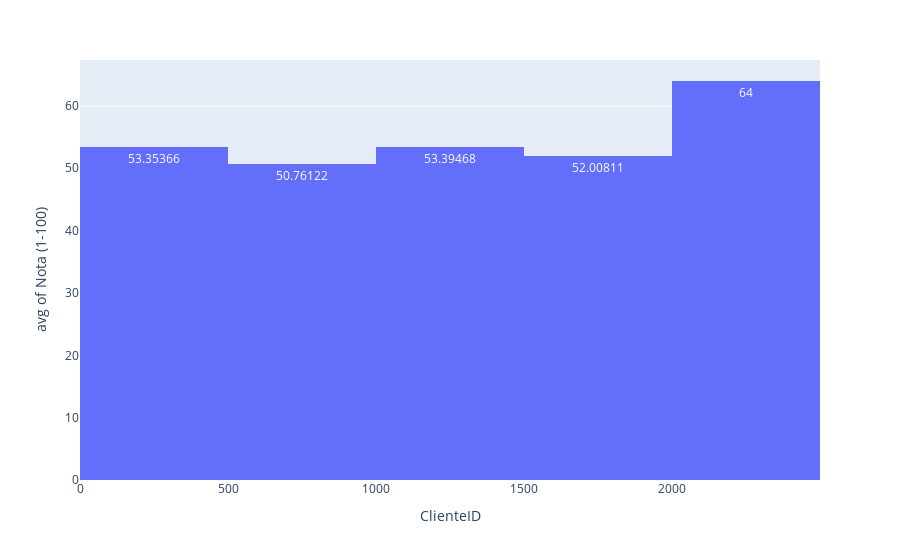
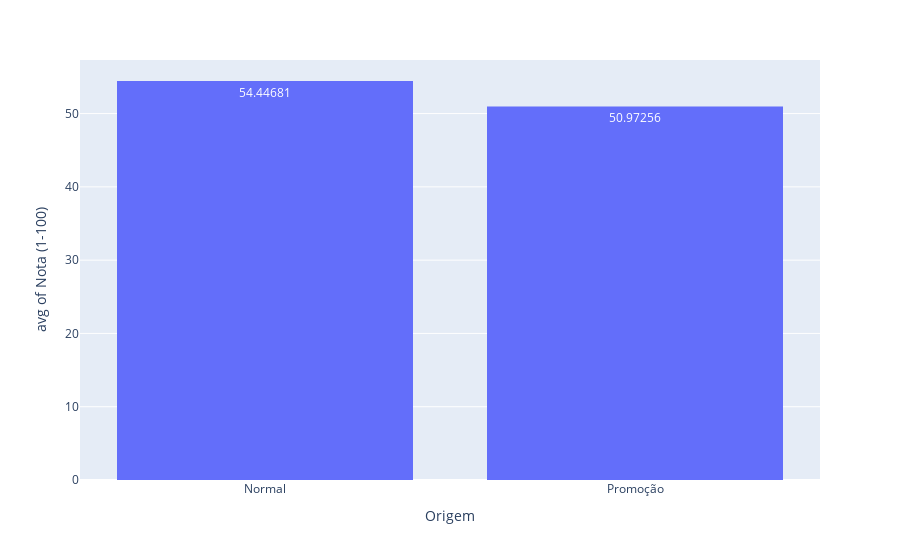
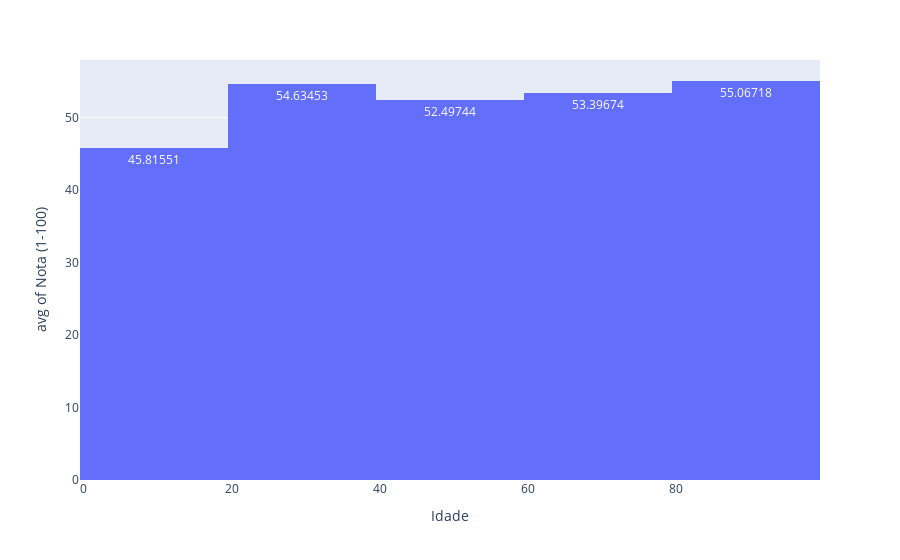
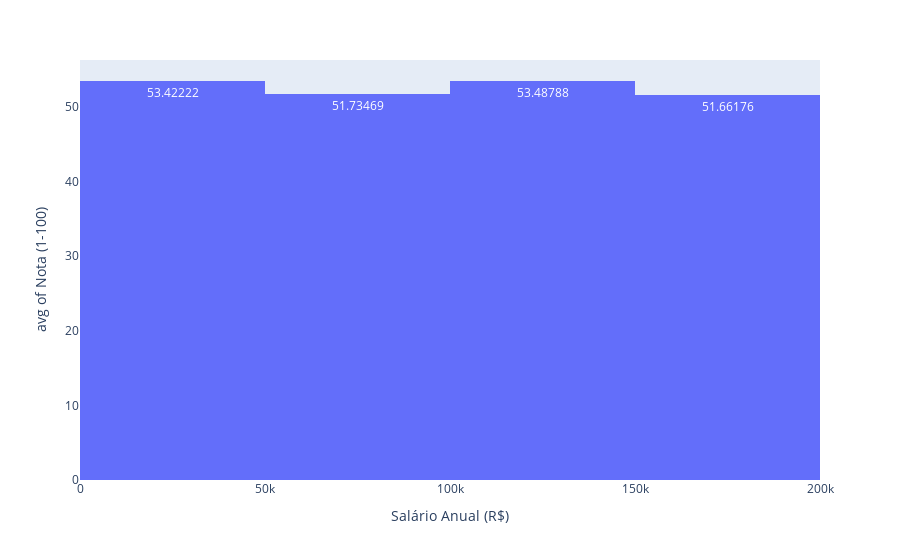

These figures' notebook cell, in order:
### Code cell
for colunas in dados.columns:
    grafico = px.histogram(dados, x=colunas, y='Nota (1-100)', histfunc='avg', text_auto=True, nbins=5)
    grafico.show()

### Figure 1 — Plotly figure (JSON) as saved in the notebook; plotly's stock layout.template omitted (floating-point values rounded to 4 significant figures; data arrays with more than 128 entries replaced by an {"elided": "..."} marker saying what was removed)
{"data": [{"alignmentgroup": "True", "bingroup": "x", "histfunc": "avg", "hovertemplate": "ClienteID=%{x}<br>avg of Nota (1-100)=%{y}<extra></extra>", "legendgroup": "", "marker": {"color": "#636efa", "pattern": {"shape": ""}}, "name": "", "nbinsx": 5, "offsetgroup": "", "orientation": "v", "showlegend": false, "texttemplate": "%{value}", "type": "histogram", "x": {"elided": "1965 int values"}, "xaxis": "x", "y": {"elided": "1965 int values"}, "yaxis": "y"}], "layout": {"barmode": "relative", "legend": {"tracegroupgap": 0}, "margin": {"t": 60}, "xaxis": {"anchor": "y", "domain": [0, 1], "title": {"text": "ClienteID"}}, "yaxis": {"anchor": "x", "domain": [0, 1], "title": {"text": "avg of Nota (1-100)"}}}}

### Figure 2 — Plotly figure (JSON) as saved in the notebook; plotly's stock layout.template omitted (floating-point values rounded to 4 significant figures; data arrays with more than 128 entries replaced by an {"elided": "..."} marker saying what was removed)
{"data": [{"alignmentgroup": "True", "bingroup": "x", "histfunc": "avg", "hovertemplate": "Origem=%{x}<br>avg of Nota (1-100)=%{y}<extra></extra>", "legendgroup": "", "marker": {"color": "#636efa", "pattern": {"shape": ""}}, "name": "", "nbinsx": 5, "offsetgroup": "", "orientation": "v", "showlegend": false, "texttemplate": "%{value}", "type": "histogram", "x": {"elided": "1965 str values"}, "xaxis": "x", "y": {"elided": "1965 int values"}, "yaxis": "y"}], "layout": {"barmode": "relative", "legend": {"tracegroupgap": 0}, "margin": {"t": 60}, "xaxis": {"anchor": "y", "domain": [0, 1], "title": {"text": "Origem"}}, "yaxis": {"anchor": "x", "domain": [0, 1], "title": {"text": "avg of Nota (1-100)"}}}}

### Figure 3 — Plotly figure (JSON) as saved in the notebook; plotly's stock layout.template omitted (floating-point values rounded to 4 significant figures; data arrays with more than 128 entries replaced by an {"elided": "..."} marker saying what was removed)
{"data": [{"alignmentgroup": "True", "bingroup": "x", "histfunc": "avg", "hovertemplate": "Idade=%{x}<br>avg of Nota (1-100)=%{y}<extra></extra>", "legendgroup": "", "marker": {"color": "#636efa", "pattern": {"shape": ""}}, "name": "", "nbinsx": 5, "offsetgroup": "", "orientation": "v", "showlegend": false, "texttemplate": "%{value}", "type": "histogram", "x": {"elided": "1965 int values"}, "xaxis": "x", "y": {"elided": "1965 int values"}, "yaxis": "y"}], "layout": {"barmode": "relative", "legend": {"tracegroupgap": 0}, "margin": {"t": 60}, "xaxis": {"anchor": "y", "domain": [0, 1], "title": {"text": "Idade"}}, "yaxis": {"anchor": "x", "domain": [0, 1], "title": {"text": "avg of Nota (1-100)"}}}}

### Figure 4 — Plotly figure (JSON) as saved in the notebook; plotly's stock layout.template omitted (floating-point values rounded to 4 significant figures; data arrays with more than 128 entries replaced by an {"elided": "..."} marker saying what was removed)
{"data": [{"alignmentgroup": "True", "bingroup": "x", "histfunc": "avg", "hovertemplate": "Salário Anual (R$)=%{x}<br>avg of Nota (1-100)=%{y}<extra></extra>", "legendgroup": "", "marker": {"color": "#636efa", "pattern": {"shape": ""}}, "name": "", "nbinsx": 5, "offsetgroup": "", "orientation": "v", "showlegend": false, "texttemplate": "%{value}", "type": "histogram", "x": {"elided": "1965 int values"}, "xaxis": "x", "y": {"elided": "1965 int values"}, "yaxis": "y"}], "layout": {"barmode": "relative", "legend": {"tracegroupgap": 0}, "margin": {"t": 60}, "xaxis": {"anchor": "y", "domain": [0, 1], "title": {"text": "Salário Anual (R$)"}}, "yaxis": {"anchor": "x", "domain": [0, 1], "title": {"text": "avg of Nota (1-100)"}}}}
